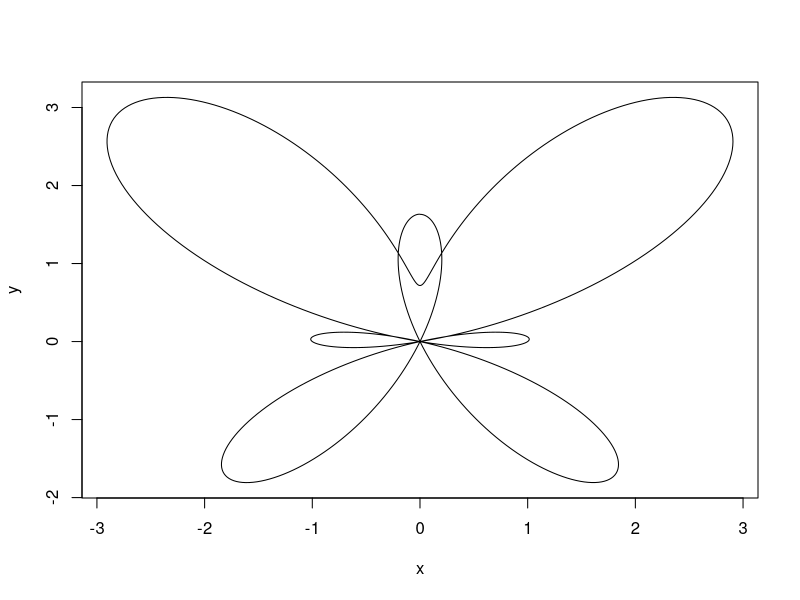
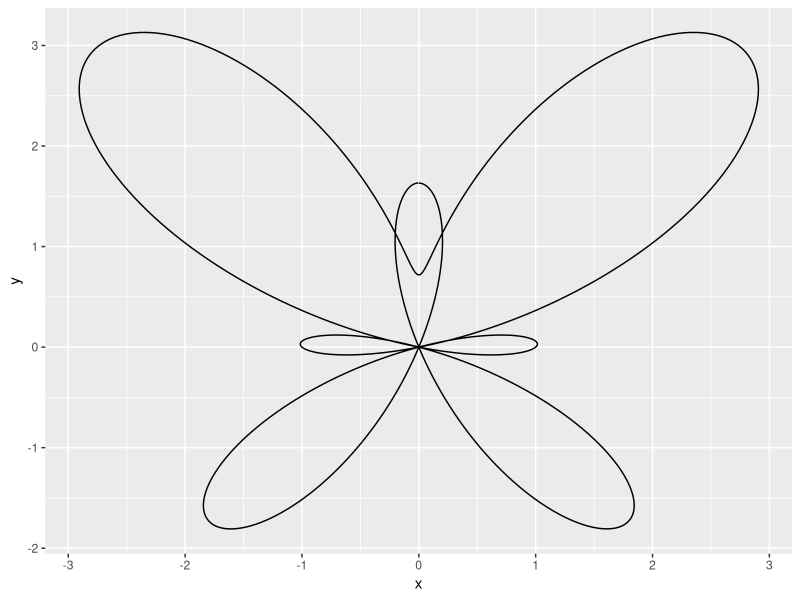

Here is the R script that generated these plots, in order:
## ---- chunk 1
knitr::opts_chunk$set(echo = TRUE)
## ---- chunk 2
library(ggplot2)
library(tidyr)

set.seed(12144024)
## ---- chunk 3
a <- 1
b <- 6
n <- 1000000

unif_dist <- runif(n, a, b)
## ---- chunk 4
exponential <- function(n){
  return(exp(-n^3))
}
## ---- chunk 5
expo <- exponential(unif_dist)
## ---- chunk 6
monte_carlo_integration <- function(n){
  return(mean(expo) * (b - a))
}
## ---- chunk 7
mci_my <- monte_carlo_integration(unif_dist)
print(mci_my)
## ---- chunk 8
mci_native <- integrate(exponential, a, b)
print(mci_native)
## ---- chunk 9
b_inf = Inf
## ---- chunk 10
monte_carlo_integration_inf <- function(n){
  expo_inf <- rexp(n)
  return(mean(exponential(expo_inf + 1) / dexp(expo_inf)))
}
## ---- chunk 11
mci_my_inf <- monte_carlo_integration_inf(n)
print(mci_my_inf)
## ---- chunk 12
tryCatch({
  mci_native_inf <- integrate(exponential, a, b_inf)
  print(mci_native_inf)
},
error = function(error_message){
  print(error_message)
})
## ---- chunk 13
mci_native_clean <- extract_numeric(mci_native)[1]
mci_native_inf_clean <- extract_numeric(mci_native_inf)[1]
## ---- chunk 14
mci_my
mci_native_clean
## ---- chunk 15
mci_my_inf
mci_native_inf_clean
## ---- chunk 16
rt_func <- function(t){
  exp(cos(t)) - 2 * cos(4 * t) - sin(t / 12)^5
}
## ---- chunk 17
t <- seq(by=0.01,from = -pi, to = pi)
## ---- chunk 18
x <- rt_func(t) * sin(t)
y <- rt_func(t) * cos(t)
## ---- chunk 19
plot(x, y, 'l')
## ---- chunk 20
ggplot() + geom_path(aes(x=x, y=y))
